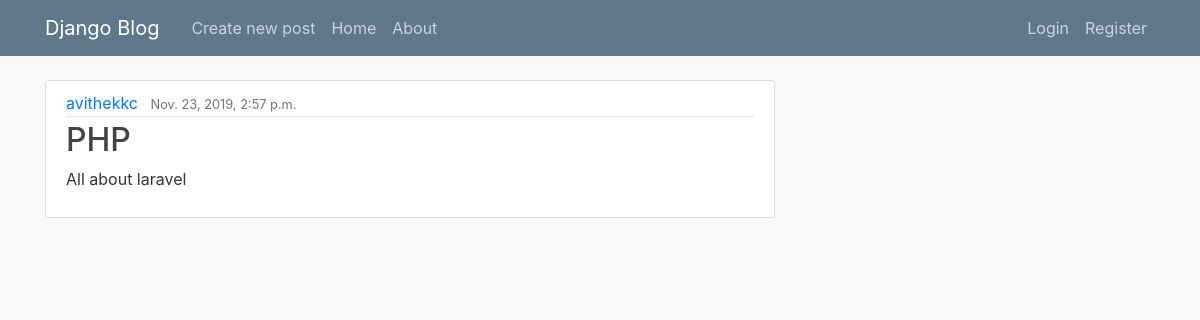
Screenshot of /post/3/ with the database file from the repository.
### blog/models.py (models this page shows, shortened)
class Post(models.Model):
    title = models.CharField(max_length=100)
    content = models.TextField()
    date_posted = models.DateTimeField(default=timezone.now())
    author = models.ForeignKey(User, on_delete=models.CASCADE)

### blog/views.py (the view)
# urls.py: path('post/<int:pk>/', PostDetailView.as_view(), name="post-detail"),
class PostDetailView(DetailView):
    model = Post

### blog/templates/blog/post_detail.html (shortened to what this page needs)
{% extends "blog/base.html" %}
{% block content %}
    <article class="media content-section">
        <div class="media-body">
            <div class="article-metadata">
                <a class="mr-2" href="#">{{ object.author }}</a>
                <small class="text-muted">{{ object.date_posted }}</small>
            </div>
            <h2 class="article-title">{{ object.title }}</h2>
            <p class="article-content">{{ object.content }}</p>
        </div>
    </article>
{% endblock %}

### blog/static/blog/main.css (style rules this page uses)
body { background: #fafafa; color: #333333; margin-top: 5rem; }
h1, h2, h3, h4, h5, h6 { color: #444444; }
.content-section { background: #ffffff; padding: 10px 20px; border: 1px solid #dddddd; border-radius: 3px; margin-bottom: 20px; }
.article-title { color: #444444; }
.article-content { white-space: pre-line; }
.article-metadata { padding-bottom: 1px; margin-bottom: 4px; border-bottom: 1px solid #e3e3e3 }

### rows the page displays
Post: author "avithekkc", date_posted "Nov. 23, 2019, 2:57 p.m.", title "PHP", content "All about laravel"
